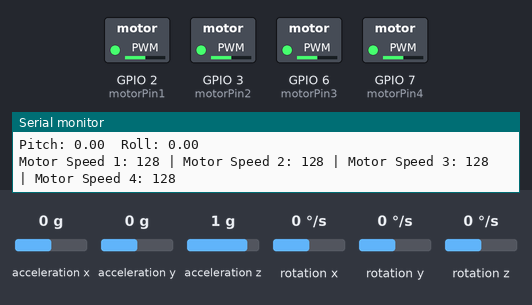
Recording of a sketch running on a simulated ESP32-C3. Parts: switched loads named in the sketch (green lamp = pin HIGH), the last lines printed to the serial monitor. Inputs (shaded band) come from the test bench; at power-on: acceleration x 0 g, acceleration y 0 g, acceleration z 1 g, rotation x 0 °/s, rotation y 0 °/s, rotation z 0 °/s.

Above: at 1.2 s.
1.3 s: acceleration x set to -1.4 g
At 2.6 s:
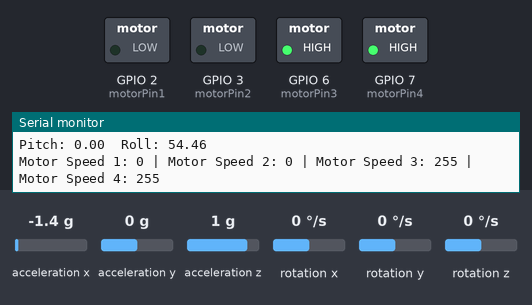
3.0 s: acceleration y set to -1.4 g
At 4.0 s:
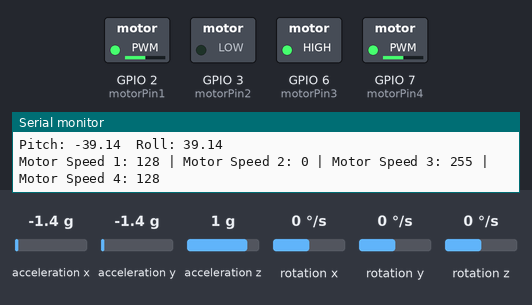
5.0 s: acceleration x set to -0.8 g
At 6.6 s:
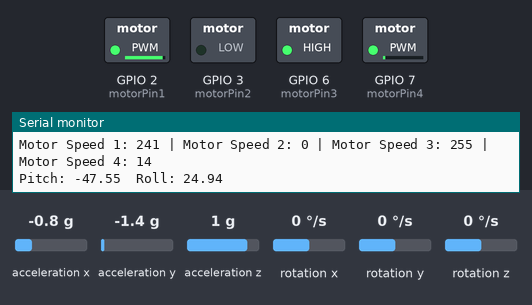
7.0 s: acceleration y set to -0.8 g
At 7.5 s:
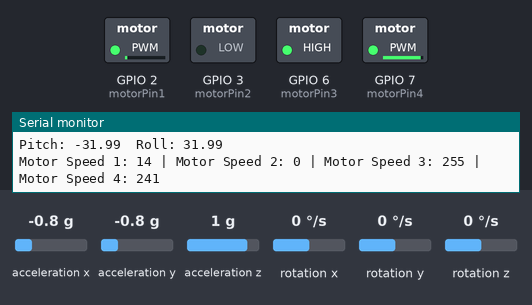
9.1 s: acceleration x set to 0 g
At 9.5 s:
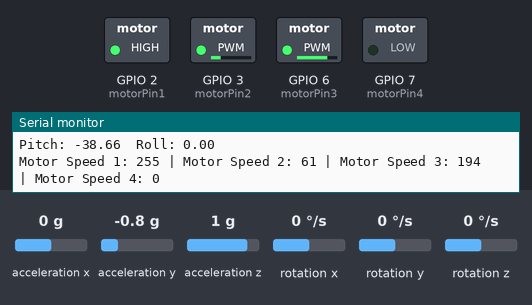
11.1 s: acceleration z set to -1.4 g
At 12.0 s:
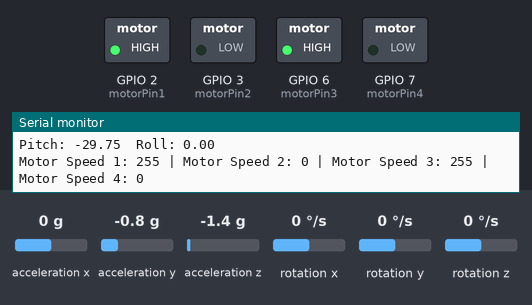
Timing chart, 0 to 14.1 s (numbered marks = the images above; inputs shaded):
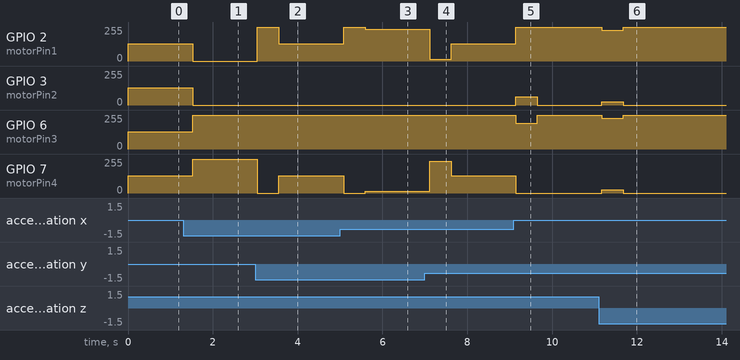

The sketch:

pid_esp32-c3.ino
```cpp
#include <Wire.h>
#include <MPU6050.h>

MPU6050 mpu;


// Định nghĩa chân PWM cho động cơ
int motorPin1 = 2; // Chân PWM cho động cơ 1
int motorPin2 = 3; // Chân PWM cho động cơ 2
int motorPin3 = 6; // Chân PWM cho động cơ 3
int motorPin4 = 7; // Chân PWM cho động cơ 4


// Các tham số PID cho pitch và roll
float Kp_pitch = 5.0;  // Hệ số P cho pitch
float Ki_pitch = 0.0;   // Hệ số I cho pitch
float Kd_pitch = 5.0;   // Hệ số D cho pitch
float Kp_roll = 5.0;   // Hệ số P cho roll
float Ki_roll = 0.0;    // Hệ số I cho roll
float Kd_roll = 5.0;    // Hệ số D cho roll

float previousErrorPitch = 0;
float integralPitch = 0;
float previousErrorRoll = 0;
float integralRoll = 0;

// Các biến cho cảm biến MPU6050
int16_t ax, ay, az;  // Gia tốc (thay kiểu dữ liệu thành int16_t)
int16_t gx, gy, gz;  // Tốc độ quay (thay kiểu dữ liệu thành int16_t)
float pitch, roll;   // Góc nghiêng (vẫn giữ kiểu dữ liệu float)

void setup() {
  Serial.begin(115200);
  Wire.begin(4, 5); // SDA = 4, SCL = 5 for ESP32-C3
  Serial.println("Initializing MPU6050...");

  mpu.initialize();
  if (mpu.testConnection()) {
    Serial.println("MPU6050 connection successful.");
  } else {
    Serial.println("MPU6050 connection failed.");
  }


  // Cấu hình các kênh PWM với tần số 1000Hz và độ phân giải 8 bit
  ledcSetup(0, 1000, 8);  // Kênh 0, tần số 1000Hz, độ phân giải 8 bit
  ledcSetup(1, 1000, 8);  // Kênh 1, tần số 1000Hz, độ phân giải 8 bit
  ledcSetup(2, 1000, 8);  // Kênh 2, tần số 1000Hz, độ phân giải 8 bit
  ledcSetup(3, 1000, 8);  // Kênh 3, tần số 1000Hz, độ phân giải 8 bit

  // Gắn các chân PWM vào các kênh PWM
  ledcAttachPin(motorPin1, 0);
  ledcAttachPin(motorPin2, 1);
  ledcAttachPin(motorPin3, 2);
  ledcAttachPin(motorPin4, 3);
}

void loop() {
  // int16_t ax, ay, az;
  // int16_t gx, gy, gz;
   mpu.getAcceleration(&ax, &ay, &az);  // Đọc gia tốc
  mpu.getRotation(&gx, &gy, &gz);      // Đọc tốc độ quay

  // Tính toán góc Pitch và Roll từ gia tốc
  pitch = atan2(ay, sqrt(ax * ax + az * az)) * 180.0 / PI;
  roll = atan2(-ax, sqrt(ay * ay + az * az)) * 180.0 / PI;

  // In giá trị góc để theo dõi
  Serial.print("Pitch: ");
  Serial.print(pitch);
  Serial.print("\tRoll: ");
  Serial.println(roll);

   // Tính toán lỗi PID cho Pitch
  float errorPitch = 0 - pitch;  // Lỗi giữa góc mục tiêu và góc hiện tại
  integralPitch += errorPitch;
  float derivativePitch = errorPitch - previousErrorPitch;
  float pidOutputPitch = Kp_pitch * errorPitch + Ki_pitch * integralPitch + Kd_pitch * derivativePitch;
  previousErrorPitch = errorPitch;

  // Tính toán lỗi PID cho Roll
  float errorRoll = 0 - roll;  // Lỗi giữa góc mục tiêu và góc hiện tại
  integralRoll += errorRoll;
  float derivativeRoll = errorRoll - previousErrorRoll;
  float pidOutputRoll = Kp_roll * errorRoll + Ki_roll * integralRoll + Kd_roll * derivativeRoll;
  previousErrorRoll = errorRoll;

  // Điều chỉnh tốc độ động cơ dựa trên kết quả PID
  int motorSpeed1 = constrain(128 + pidOutputPitch + pidOutputRoll, 0, 255);
  int motorSpeed2 = constrain(128 - pidOutputPitch + pidOutputRoll, 0, 255);
  int motorSpeed3 = constrain(128 + pidOutputPitch - pidOutputRoll, 0, 255);
  int motorSpeed4 = constrain(128 - pidOutputPitch - pidOutputRoll, 0, 255);

  // In giá trị PWM ra Serial Monitor để theo dõi
// In giá trị PWM ra Serial Monitor để theo dõi
Serial.print("Motor Speed 1: "); Serial.print(motorSpeed1); Serial.print(" | ");
Serial.print("Motor Speed 2: "); Serial.print(motorSpeed2); Serial.print(" | ");
Serial.print("Motor Speed 3: "); Serial.print(motorSpeed3); Serial.print(" | ");
Serial.print("Motor Speed 4: "); Serial.println(motorSpeed4);

  // Cập nhật tốc độ động cơ bằng PWM
  ledcWrite(0, motorSpeed1);  // Điều khiển động cơ 1
  ledcWrite(1, motorSpeed2);  // Điều khiển động cơ 2
  ledcWrite(2, motorSpeed3);  // Điều khiển động cơ 3
  ledcWrite(3, motorSpeed4);  // Điều khiển động cơ 4

  // mpu.getMotion6(&ax, &ay, &az, &gx, &gy, &gz);

  // Serial.print("Accel: ");
  // Serial.print("X="); Serial.print(ax);
  // Serial.print(" Y="); Serial.print(ay);
  // Serial.print(" Z="); Serial.println(az);

  // Serial.print("Gyro: ");
  // Serial.print("X="); Serial.print(gx);
  // Serial.print(" Y="); Serial.print(gy);
  // Serial.print(" Z="); Serial.println(gz);

  delay(500);
}
```

Measured:
- after the input at 1.3 s, GPIO 2 (motorPin1), GPIO 3 (motorPin2): 128/255 → 0/255 after 0.23 s; GPIO 6 (motorPin3), GPIO 7 (motorPin4): 128/255 → 255/255 after 0.23 s
- after the input at 3.0 s, GPIO 2 (motorPin1): 0/255 → 255/255 after 0.05 s, → 128/255 0.51 s later; GPIO 7 (motorPin4): 255/255 → 0/255 after 0.05 s, → 128/255 0.51 s later
- after the input at 5.0 s, GPIO 2 (motorPin1): 128/255 → 255/255 after 0.08 s, → 240/255 0.51 s later; GPIO 7 (motorPin4): 128/255 → 0/255 after 0.08 s, → 14/255 0.51 s later
- after the input at 7.0 s, GPIO 2 (motorPin1): 240/255 → 14/255 after 0.11 s, → 128/255 0.51 s later; GPIO 7 (motorPin4): 14/255 → 240/255 after 0.11 s, → 128/255 0.51 s later
- after the input at 9.1 s, GPIO 2 (motorPin1): 128/255 → 255/255 at once; GPIO 3 (motorPin2): 0/255 → 61/255 at once, → 0/255 0.51 s later; GPIO 6 (motorPin3): 255/255 → 193/255 at once, → 255/255 0.51 s later; GPIO 7 (motorPin4): 128/255 → 0/255 at once
- after the input at 11.1 s, GPIO 2 (motorPin1), GPIO 6 (motorPin3): 255/255 → 231/255 after 0.07 s, → 255/255 0.51 s later; GPIO 3 (motorPin2), GPIO 7 (motorPin4): 0/255 → 23/255 after 0.07 s, → 0/255 0.51 s later
